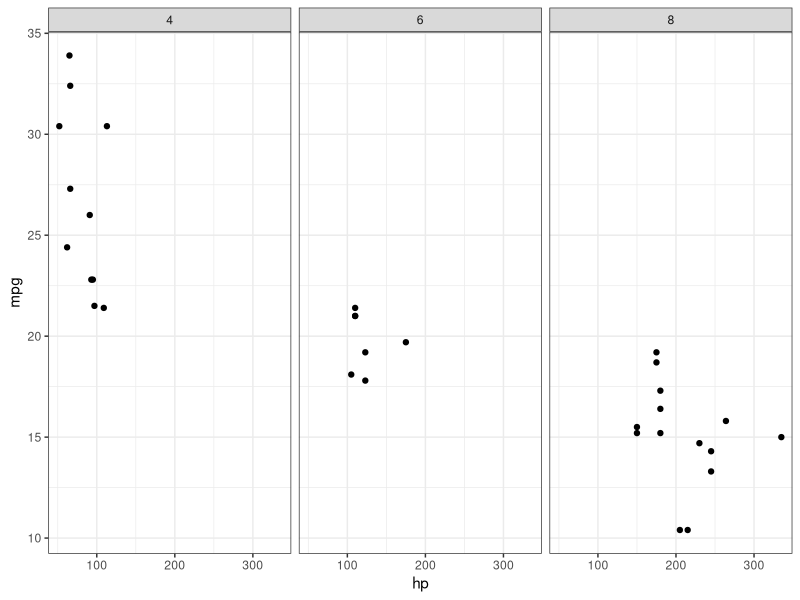

The R source for this figure:
# author: SC
# project: github tutorial
# ---

# script purpose: make mtcars plots
# ---

# load libraries:
  library(lattice)
  library(ggplot2)
# ---

# load data:
  data <- mtcars #dataset to play with
# --
  
# Figure description: miles per gallon by horse power per number of cylinders:
# ---
ggplot(data, aes(x=hp, y=mpg), col='purple') +
  geom_point() +
  facet_grid(cols=vars(cyl)) + 
  theme_bw()
#  xyplot(mpg ~ hp | factor(paste('cyl:',cyl)),
#         data = mtcars,
 #        col = "blue")

# --- end-of-script --- 
